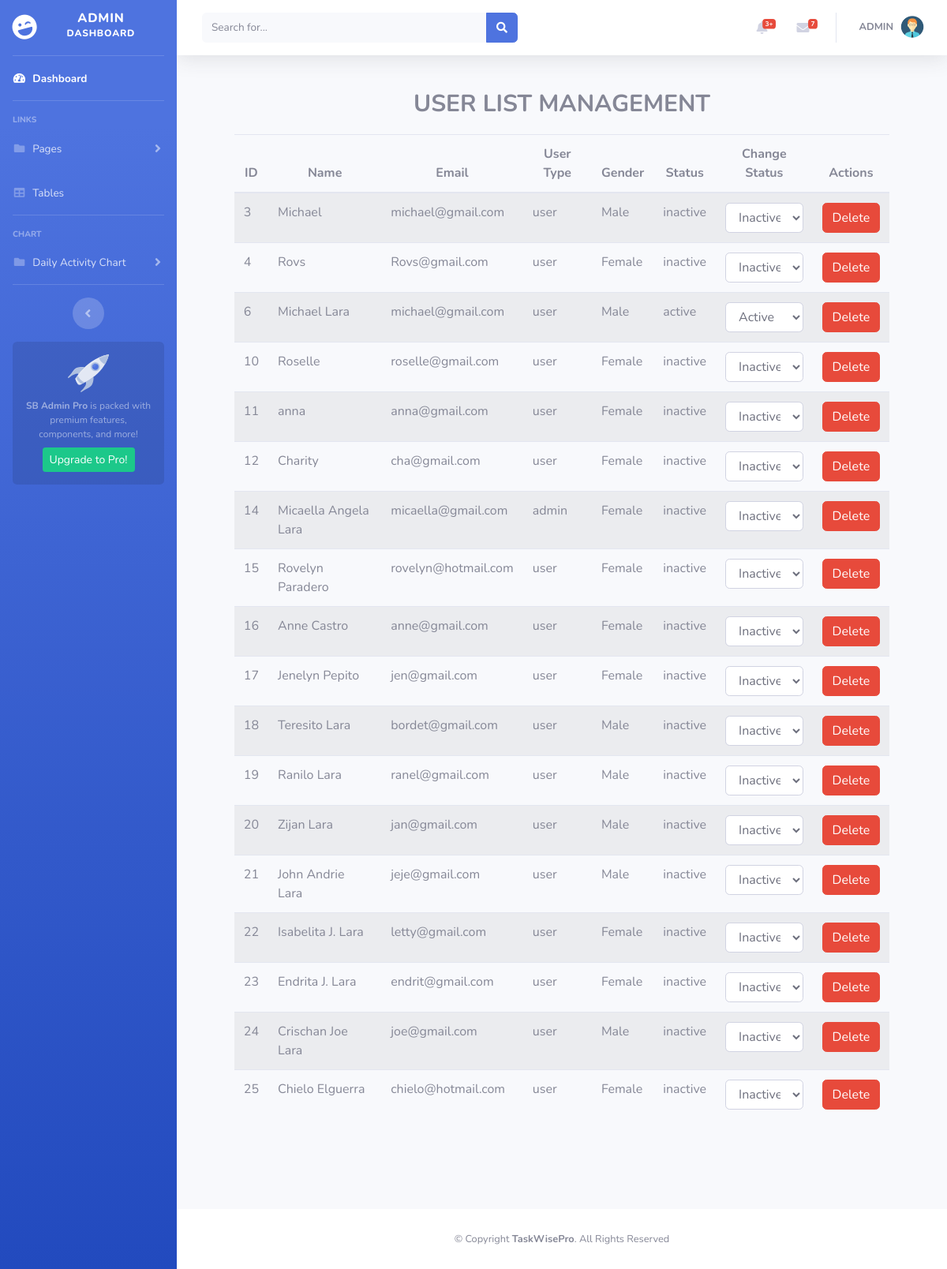
/landing/adminpage/tables.php, run on the app's committed database.
### tables this page shows
CREATE TABLE `user_form` (
  `id` int(11) NOT NULL,
  `name` varchar(255) NOT NULL,
  `email` varchar(255) NOT NULL,
  `password` varchar(255) NOT NULL,
  `user_type` varchar(255) NOT NULL DEFAULT 'user',
  `gender` enum('Male','Female') NOT NULL,
  `status` varchar(8) NOT NULL DEFAULT 'inactive',
  `registration_datetime` timestamp NOT NULL DEFAULT current_timestamp()
);

### landing/adminpage/tables.php (the view, shortened to what this page needs)
<?php include_once('include/header.php');?>
<?php
$conn = mysqli_connect(DB_HOST, DB_USER, DB_PASSWORD, DB_NAME);
$sql = "SELECT * FROM user_form";
$result = mysqli_query($conn, $sql);
?>
<h2 style="text-align: center; font-size: 30px; font-weight: bolder; margin-top: 20px; margin-bottom: 20px;">USER LIST MANAGEMENT</h2>
<div class="container-fluid" style="margin-bottom: 10%; width: 90%;">
    <div class="table-responsive" style = "overflow-x: hidden;">
        <div class="table-wrapper">
            <table class="table table-striped table-hover">
                <thead style = "text-align: center;">
                <tr>
                    <th>ID</th>
                    <th>Name</th>
                    <th>Email</th>
                    <th>User Type</th>
                    <th>Gender</th>
                    <th>Status</th>
                    <th>Change Status</th>
                    <th>Actions</th>
                </tr>
                </thead>
                <tbody>
                <?php
                if (mysqli_num_rows($result) > 0) {
                    while ($row = mysqli_fetch_assoc($result)) {
                        echo "<tr>";
                        echo "<td>" . $row["id"] . "</td>";
                        echo "<td>" . $row["name"] . "</td>";
                        echo "<td>" . $row["email"] . "</td>";
                        echo "<td>" . $row["user_type"] . "</td>";
                        echo "<td>" . $row["gender"] . "</td>";
                        echo "<td>" . $row["status"] . "</td>";
                        echo "<td>
                                <form method='post' style='display: inline;'>
                                    <input type='hidden' name='user_id' value='" . $row["id"] . "'>
                                    <select name='new_status' class='form-control' onchange='this.form.submit();' style = 'width: 100%;'>
                                        <option value='active' " . ($row["status"] == 'active' ? 'selected' : '') . ">Active</option>
                                        <option value='inactive' " . ($row["status"] == 'inactive' ? 'selected' : '') . ">Inactive</option>
                                        <option value='deactivate' " . ($row["status"] == 'deactivate' ? 'selected' : '') . ">Deactivate</option>
                                    </select>
                                </form>
                            </td>";
                            echo "<td>
                            <form method='post' style='display: inline;'>
                                <input type='hidden' name='delete_id' value='" . $row["id"] . "'>
                                <input type='submit' name='delete' value='Delete' class='btn btn-danger' style='width: 100%;'>
                            </form>
                        </td>";
                        echo "</tr>";
                    }
                } else {
                    echo "<tr><td colspan='8'>No data found.</td></tr>";
                }
                ?>
                </tbody>
            </table>
        </div>
    </div>
</div>
<?php include_once('include/footer.php');?>

### landing/adminpage/include/header.php (shortened to what this page needs)
<!DOCTYPE html>
<html lang="en">
<head>
    <link href="/lara/landing/adminpage/assets/vendor/fontawesome-free/css/all.min.css" rel="stylesheet" type="text/css">
    <link href="/lara/landing/adminpage/assets/css/sb-admin-2.min.css" rel="stylesheet">
    <link href="/lara/landing/adminpage/assets/css/sb-admin-2.css" rel="stylesheet">
</head>
<body id="page-top">
    <div id="wrapper">
        <ul class="navbar-nav bg-gradient-primary sidebar sidebar-dark accordion" id="accordionSidebar">
            <a class="sidebar-brand d-flex align-items-center justify-content-center" href="/lara/landing/adminpage/index.php">
                <div class="sidebar-brand-icon rotate-n-15">
                    <i class="fas fa-laugh-wink"></i>
                </div>
                <div class="sidebar-brand-text mx-3">ADMIN <sup>Dashboard</sup></div>
            </a>
            <hr class="sidebar-divider my-0">
            <li class="nav-item active">
                <a class="nav-link" href="/lara/landing/adminpage/index.php">
                    <i class="fas fa-fw fa-tachometer-alt"></i>
                    <span>Dashboard</span></a>
            </li>
            <hr class="sidebar-divider">
            <div class="sidebar-heading">
                LINKS
            </div>
            <li class="nav-item">
                <a class="nav-link collapsed" href="#" data-toggle="collapse" data-target="#collapsePages"
                    aria-expanded="true" aria-controls="collapsePages">
                    <i class="fas fa-fw fa-folder"></i>
                    <span>Pages</span>
                </a>
            </li>
            <li class="nav-item">
                <a class="nav-link" href="/lara/landing/adminpage/tables.php">
                    <i class="fas fa-fw fa-table"></i>
                    <span>Tables</span></a>
            </li>
            <hr class="sidebar-divider">
            <div class="sidebar-heading">
                CHART
            </div>
            <li class="nav-item">
                <a class="nav-link collapsed" href="#" data-toggle="collapse" data-target="#collapsePage"
                    aria-expanded="true" aria-controls="collapsePage">
                    <i class="fas fa-fw fa-folder"></i>
                    <span>Daily Activity Chart</span>
                </a>
            </li>
            <hr class="sidebar-divider d-none d-md-block">
            <div class="text-center d-none d-md-inline">
                <button class="rounded-circle border-0" id="sidebarToggle"></button>
            </div>
            <div class="sidebar-card d-none d-lg-flex">
                <img class="sidebar-card-illustration mb-2" src="/lara/landing/adminpage/assets/img/undraw_rocket.svg" alt="...">
                <p class="text-center mb-2"><strong>SB Admin Pro</strong> is packed with premium features, components, and more!</p>
                <a class="btn btn-success btn-sm" href="https://startbootstrap.com/theme/sb-admin-pro">Upgrade to Pro!</a>
            </div>
        </ul>
        <div id="content-wrapper" class="d-flex flex-column">
            <div id="content">
                <nav class="navbar navbar-expand navbar-light bg-white topbar mb-4 static-top shadow">
                    <form
                        class="d-none d-sm-inline-block form-inline mr-auto ml-md-3 my-2 my-md-0 mw-100 navbar-search">
                        <div class="input-group">
                            <input type="text" class="form-control bg-light border-0 small" placeholder="Search for..."
                                aria-label="Search" aria-describedby="basic-addon2">
                            <div class="input-group-append">
                                <button class="btn btn-primary" type="button">
                                    <i class="fas fa-search fa-sm"></i>
                                </button>
                            </div>
                        </div>
                    </form>
                    <ul class="navbar-nav ml-auto">
                        <li class="nav-item dropdown no-arrow mx-1">
                            <a class="nav-link dropdown-toggle" href="#" id="alertsDropdown" role="button"
                                data-toggle="dropdown" aria-haspopup="true" aria-expanded="false">
                                <i class="fas fa-bell fa-fw"></i>
                                <span class="badge badge-danger badge-counter">3+</span>
                            </a>
                        </li>
                        <li class="nav-item dropdown no-arrow mx-1">
                            <a class="nav-link dropdown-toggle" href="#" id="messagesDropdown" role="button"
                                data-toggle="dropdown" aria-haspopup="true" aria-expanded="false">
                                <i class="fas fa-envelope fa-fw"></i>
                                <span class="badge badge-danger badge-counter">7</span>
                            </a>
                        </li>
                        <li class="nav-item dropdown no-arrow">
                            <a class="nav-link dropdown-toggle" href="#" id="userDropdown" role="button"
                                data-toggle="dropdown" aria-haspopup="true" aria-expanded="false">
                                <span class="mr-2 d-none d-lg-inline text-gray-600 small"><b>ADMIN</b></span>
                                <img class="img-profile rounded-circle"
                                src="/lara/landing/assets/img/vectors/admin.png">
                            </a>
                        </li>
                    </ul>
                </nav>
</div>

### landing/adminpage/include/footer.php (shortened to what this page needs)
            <footer class="sticky-footer bg-white" style = "width: 100%; padding: 2rem 0; flex-shrink: 0;">
                <div class="container my-auto">
                    <div class="copyright text-center my-auto" >
                    &copy; Copyright <strong><span>TaskWisePro</span></strong>. All Rights Reserved
                    </div>
                </div>
            </footer>
        </div>
    </div>
</body>
</html>

### data on the page
user_form: id "3", name "Michael", email "michael@gmail.com", user_type "user", gender "Male", status "inactive", new_status "Inactive"
user_form: id "4", name "Rovs", email "Rovs@gmail.com", user_type "user", gender "Female", status "inactive", new_status "Inactive"
user_form: id "6", name "Michael Lara", email "michael@gmail.com", user_type "user", gender "Male", status "active", new_status "Active"
user_form: id "10", name "Roselle", email "roselle@gmail.com", user_type "user", gender "Female", status "inactive", new_status "Inactive"
user_form: id "11", name "anna", email "anna@gmail.com", user_type "user", gender "Female", status "inactive", new_status "Inactive"
user_form: id "12", name "Charity", email "cha@gmail.com", user_type "user", gender "Female", status "inactive", new_status "Inactive"
user_form: id "14", name "Micaella Angela Lara", email "micaella@gmail.com", user_type "admin", gender "Female", status "inactive", new_status "Inactive"
user_form: id "15", name "Rovelyn Paradero", email "rovelyn@hotmail.com", user_type "user", gender "Female", status "inactive", new_status "Inactive"
user_form: id "16", name "Anne Castro", email "anne@gmail.com", user_type "user", gender "Female", status "inactive", new_status "Inactive"
user_form: id "17", name "Jenelyn Pepito", email "jen@gmail.com", user_type "user", gender "Female", status "inactive", new_status "Inactive"
user_form: id "18", name "Teresito Lara", email "bordet@gmail.com", user_type "user", gender "Male", status "inactive", new_status "Inactive"
user_form: id "19", name "Ranilo Lara", email "ranel@gmail.com", user_type "user", gender "Male", status "inactive", new_status "Inactive"
user_form: id "20", name "Zijan Lara", email "jan@gmail.com", user_type "user", gender "Male", status "inactive", new_status "Inactive"
user_form: id "21", name "John Andrie Lara", email "jeje@gmail.com", user_type "user", gender "Male", status "inactive", new_status "Inactive"
user_form: id "22", name "Isabelita J. Lara", email "letty@gmail.com", user_type "user", gender "Female", status "inactive", new_status "Inactive"
user_form: id "23", name "Endrita J. Lara", email "endrit@gmail.com", user_type "user", gender "Female", status "inactive", new_status "Inactive"
user_form: id "24", name "Crischan Joe Lara", email "joe@gmail.com", user_type "user", gender "Male", status "inactive", new_status "Inactive"
user_form: id "25", name "Chielo Elguerra", email "chielo@hotmail.com", user_type "user", gender "Female", status "inactive", new_status "Inactive"
